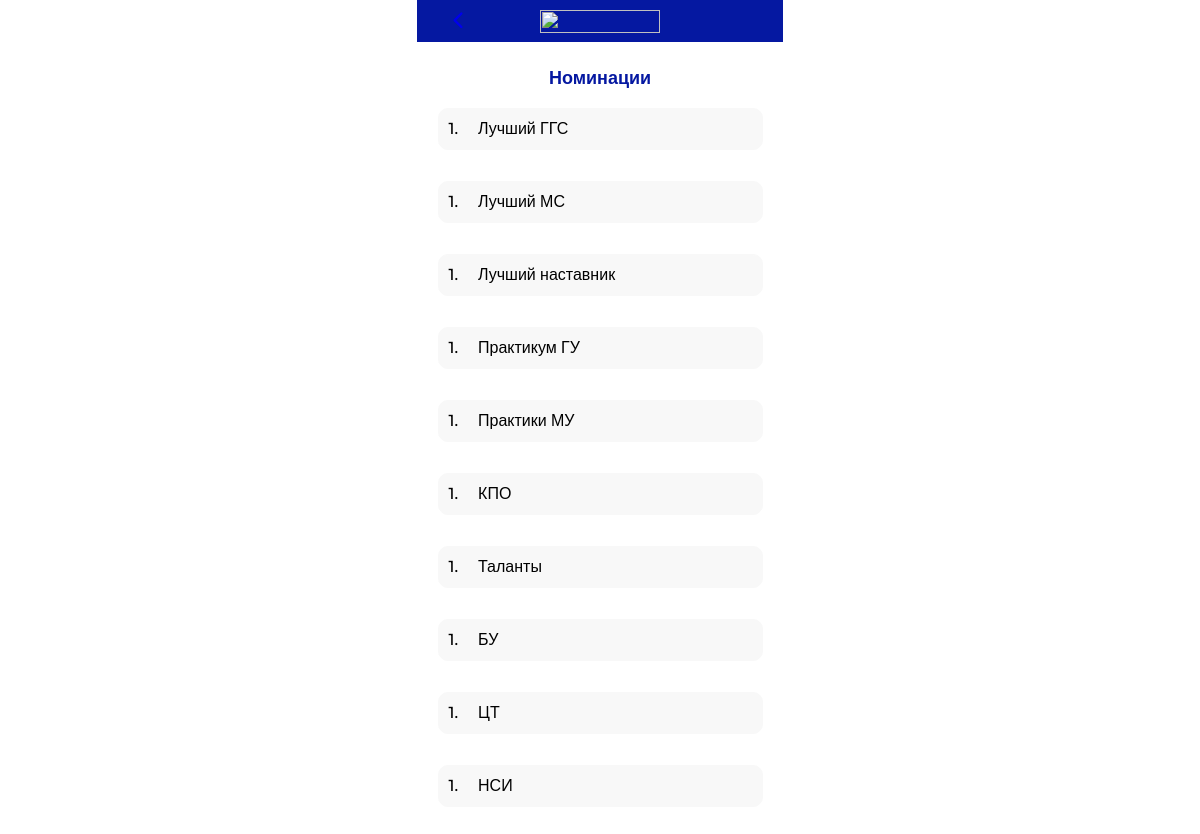
The page /events/1 (signed in) on the database its author committed.
### web_app/models.py (models this page shows)
class Nomination(models.Model):
    name = models.CharField(max_length=255)
    event = models.ForeignKey(Event, on_delete=models.CASCADE)

### web_app/views.py (the view)
# urls.py: path('events/<int:pk>', NominationView.as_view(), name = 'nomination'),
class NominationView(LoginRequiredMixin,ListView):
    login_url = '/login/'
    redirect_field_name = '/events/'
    model = Nomination
    template_name = 'nominations_list.html'
    def get_context_data(self, *, object_list=None, **kwargs):
        context = super().get_context_data(**kwargs)
        context['name'] = 'Номинации'
        context['path'] = 'users'
        context['back'] = 'events'
        return context
    def get(self, request, *args, **kwargs):
        pk = kwargs.pop('pk', None)
        print(pk)
        if pk:
            self.object_list = Nomination.objects.filter(event_id=pk)
            context = self.get_context_data(object_list=self.object_list)
            return self.render_to_response(context)
        else:
            return self.render_to_response(None)

### templates/nominations_list.html (shortened to what this page needs)
{% load static %}
<!DOCTYPE html>
<html lang="en">
<head>
    <link rel="stylesheet" href="style.css">
    <link rel="stylesheet" type="text/css" href="{% static 'css/style.css' %}">
</head>
<body>
<div class="center">
            <header class="header">
                {% if back %}
                <div class="chevron" ><a style="text-decoration: none;" href="{% url back%}" ><i  class="fas fa-chevron-left"></i></a></div>
                {% endif %}
                <img class="img__header" src="https://i.ibb.co/2FmWy1Y/logo.png" alt="">
            </header>
            <br>
            <div class="nomination">{{ name }}</div>
            <br>
           <div class="users">
            {% for obj in object_list %}
            <div class="users__block">
                <div class="user__border">
                    <div class="user__text">
                    <div class="user__id">1. </div>
                    <div class="user__name"><a style="text-decoration: none; color: black" href="{% url path obj.event.id obj.id %}">{{ obj.name }}</a></div>
                 </div>
                </div>
             </div>
               {% endfor %}
</div>
</body>
</html>

### static/css/style.css (style rules this page uses)
* { font-family: 'Montserrat', sans-serif; }
.center { display: flex; margin: 0; justify-content: center; align-items: center; flex-direction: column; }
.users { display: flex; flex-direction: column; }
.users__block { width: 325px; height: 73px; }
.user__border { background-color: #F8F8F8; border: 1px solid #F8F8F8; border-radius: 10px; }
.user__id { padding-right: 20px; }
.user__text { font-family: 'Montserrat', sans-serif; font-weight: 500; font-size: 16px; display: flex; flex-direction: row; line-height: 19.5px; padding: 10px; }
.header { background-color: #0518A1; display: flex; width: 100%; margin: 0 auto; max-width: 1470px; width: 366px; height: 42px; position: fixed; top:0; }
.chevron { font-size: 18px; padding-top: 10px; color: #00ACAB; position: absolute; left: 10%; }
.img__header { width: 120px; height: 23px; padding-top: 10px; vertical-align: center; margin: 0 auto; }
.nomination { font-family: 'Montserrat', sans-serif; margin: 0 auto; padding-top: 40px; font-size: 18px; font-weight: 600; color: #0518A1; }

### rows shown on the page
Nomination: name "Лучший ГГС"
Nomination: name "Лучший МС"
Nomination: name "Лучший наставник"
Nomination: name "Практикум ГУ"
Nomination: name "Практики МУ"
Nomination: name "КПО"
Nomination: name "Таланты"
Nomination: name "БУ"
Nomination: name "ЦТ"
Nomination: name "НСИ"

### other values the page prints
{{ name }} "Номинации"
